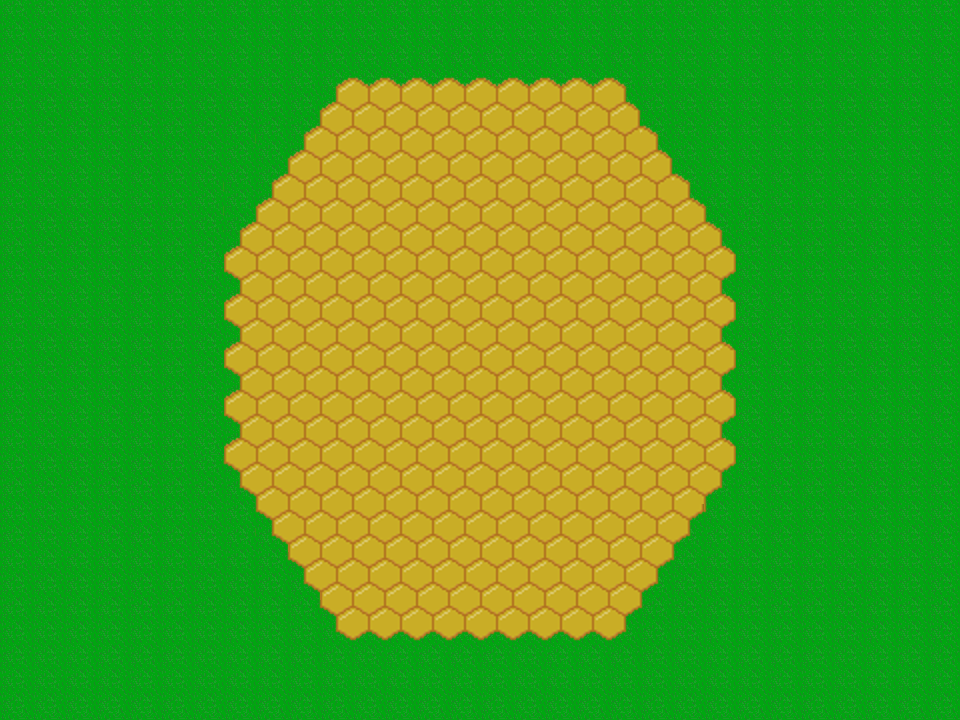

This is a level from a 2D game, rendered from its Tiled map with the project's own tilesets. A one-line summary and the complete map file follow:
An orthogonal 30x30 tile map with 32x24 px tiles, 2 tile layers (Grass, Honeycombs), 2 tilesets and 4 objects (Building, Nursing, Queen, Cleaning).

<map version="1.0" tiledversion="1.1.5" orientation="orthogonal" renderorder="right-down" width="30" height="30" tilewidth="32" tileheight="24" infinite="0" nextobjectid="6">
 <tileset firstgid="1" name="grass" tilewidth="32" tileheight="32" tilecount="1" columns="1">
  <image source="grass.png" width="32" height="32" />
 </tileset>
 <tileset firstgid="2" name="Honeycomb-Tileset-double" tilewidth="32" tileheight="24" tilecount="140" columns="10">
  <image source="../honeycombs/Honeycomb-Tileset-double.png" width="320" height="336" />
 </tileset>
 <layer name="Grass" width="30" height="30">
  <data encoding="csv">
1,1,1,1,1,1,1,1,1,1,1,1,1,1,1,1,1,1,1,1,1,1,1,1,1,1,1,1,1,1,
1,1,1,1,1,1,1,1,1,1,1,1,1,1,1,1,1,1,1,1,1,1,1,1,1,1,1,1,1,1,
1,1,1,1,1,1,1,1,1,1,1,1,1,1,1,1,1,1,1,1,1,1,1,1,1,1,1,1,1,1,
1,1,1,1,1,1,1,1,1,1,1,1,1,1,1,1,1,1,1,1,1,1,1,1,1,1,1,1,1,1,
1,1,1,1,1,1,1,1,1,1,1,1,1,1,1,1,1,1,1,1,1,1,1,1,1,1,1,1,1,1,
1,1,1,1,1,1,1,1,1,1,1,1,1,1,1,1,1,1,1,1,1,1,1,1,1,1,1,1,1,1,
1,1,1,1,1,1,1,1,1,1,1,1,1,1,1,1,1,1,1,1,1,1,1,1,1,1,1,1,1,1,
1,1,1,1,1,1,1,1,1,1,1,1,1,1,1,1,1,1,1,1,1,1,1,1,1,1,1,1,1,1,
1,1,1,1,1,1,1,1,1,1,1,1,1,1,1,1,1,1,1,1,1,1,1,1,1,1,1,1,1,1,
1,1,1,1,1,1,1,1,1,1,1,1,1,1,1,1,1,1,1,1,1,1,1,1,1,1,1,1,1,1,
1,1,1,1,1,1,1,1,1,1,1,1,1,1,1,1,1,1,1,1,1,1,1,1,1,1,1,1,1,1,
1,1,1,1,1,1,1,1,1,1,1,1,1,1,1,1,1,1,1,1,1,1,1,1,1,1,1,1,1,1,
1,1,1,1,1,1,1,1,1,1,1,1,1,1,1,1,1,1,1,1,1,1,1,1,1,1,1,1,1,1,
1,1,1,1,1,1,1,1,1,1,1,1,1,1,1,1,1,1,1,1,1,1,1,1,1,1,1,1,1,1,
1,1,1,1,1,1,1,1,1,1,1,1,1,1,1,1,1,1,1,1,1,1,1,1,1,1,1,1,1,1,
1,1,1,1,1,1,1,1,1,1,1,1,1,1,1,1,1,1,1,1,1,1,1,1,1,1,1,1,1,1,
1,1,1,1,1,1,1,1,1,1,1,1,1,1,1,1,1,1,1,1,1,1,1,1,1,1,1,1,1,1,
1,1,1,1,1,1,1,1,1,1,1,1,1,1,1,1,1,1,1,1,1,1,1,1,1,1,1,1,1,1,
1,1,1,1,1,1,1,1,1,1,1,1,1,1,1,1,1,1,1,1,1,1,1,1,1,1,1,1,1,1,
1,1,1,1,1,1,1,1,1,1,1,1,1,1,1,1,1,1,1,1,1,1,1,1,1,1,1,1,1,1,
1,1,1,1,1,1,1,1,1,1,1,1,1,1,1,1,1,1,1,1,1,1,1,1,1,1,1,1,1,1,
1,1,1,1,1,1,1,1,1,1,1,1,1,1,1,1,1,1,1,1,1,1,1,1,1,1,1,1,1,1,
1,1,1,1,1,1,1,1,1,1,1,1,1,1,1,1,1,1,1,1,1,1,1,1,1,1,1,1,1,1,
1,1,1,1,1,1,1,1,1,1,1,1,1,1,1,1,1,1,1,1,1,1,1,1,1,1,1,1,1,1,
1,1,1,1,1,1,1,1,1,1,1,1,1,1,1,1,1,1,1,1,1,1,1,1,1,1,1,1,1,1,
1,1,1,1,1,1,1,1,1,1,1,1,1,1,1,1,1,1,1,1,1,1,1,1,1,1,1,1,1,1,
1,1,1,1,1,1,1,1,1,1,1,1,1,1,1,1,1,1,1,1,1,1,1,1,1,1,1,1,1,1,
1,1,1,1,1,1,1,1,1,1,1,1,1,1,1,1,1,1,1,1,1,1,1,1,1,1,1,1,1,1,
1,1,1,1,1,1,1,1,1,1,1,1,1,1,1,1,1,1,1,1,1,1,1,1,1,1,1,1,1,1,
1,1,1,1,1,1,1,1,1,1,1,1,1,1,1,1,1,1,1,1,1,1,1,1,1,1,1,1,1,1
</data>
 </layer>
 <layer name="Honeycombs" width="30" height="30">
  <data encoding="csv">
0,0,0,0,0,0,0,0,0,0,0,0,0,0,0,0,0,0,0,0,0,0,0,0,0,0,0,0,0,0,
0,0,0,0,0,0,0,0,0,0,0,0,0,0,0,0,0,0,0,0,0,0,0,0,0,0,0,0,0,0,
0,0,0,0,0,0,0,0,0,0,0,0,0,0,0,0,0,0,0,0,0,0,0,0,0,0,0,0,0,0,
0,0,0,0,0,0,0,0,0,0,4,5,6,7,6,7,6,7,8,9,10,11,0,0,0,0,0,0,0,0,
0,0,0,0,0,0,2,3,12,13,14,37,38,39,39,39,39,39,39,19,20,21,11,11,0,0,0,0,0,0,
0,0,0,0,0,0,12,13,22,23,24,47,48,49,49,49,49,49,49,29,9,10,11,21,0,0,0,0,0,0,
0,0,0,0,0,0,22,12,32,33,34,57,58,59,59,59,59,59,59,39,19,20,21,31,0,0,0,0,0,0,
0,0,0,0,0,0,32,22,42,43,44,67,68,69,69,69,69,69,69,49,29,30,31,1,0,0,0,0,0,0,
0,0,0,0,0,0,13,32,52,37,37,37,37,37,37,37,37,37,38,39,39,40,41,1,11,0,0,0,0,0,
0,0,0,0,0,0,13,42,43,47,47,47,47,47,47,47,47,47,48,49,49,50,51,20,21,0,0,0,0,0,
0,0,0,0,0,0,1,52,37,37,37,37,37,37,37,37,37,38,37,37,38,39,61,1,31,0,0,0,0,0,
0,0,0,0,0,0,0,62,47,47,47,47,47,47,47,47,47,48,47,47,48,49,71,1,1,0,0,0,0,0,
0,0,0,0,0,0,0,72,57,57,57,57,57,57,57,57,57,58,57,57,58,59,81,1,1,0,0,0,0,0,
0,0,0,0,0,0,0,62,67,67,67,67,67,67,67,67,67,68,67,67,68,69,71,0,1,0,0,0,0,0,
0,0,0,0,0,0,0,72,77,77,77,77,77,77,77,77,77,75,76,77,78,79,81,0,0,0,0,0,0,0,
0,0,0,0,0,0,0,62,67,67,67,67,67,68,69,69,69,85,86,87,88,89,71,0,0,0,0,0,0,0,
0,0,0,0,0,0,0,72,75,76,77,78,79,77,78,79,77,78,79,79,78,79,81,0,0,0,0,0,0,0,
0,0,0,0,0,0,0,62,85,86,87,88,89,87,88,89,87,88,89,89,88,89,71,0,0,0,0,0,0,0,
0,0,0,0,0,0,1,72,95,75,76,77,78,79,78,79,77,78,79,78,79,99,81,0,0,0,0,0,0,0,
0,0,0,0,0,0,102,103,104,85,86,87,88,89,88,89,87,88,89,88,89,90,91,0,0,0,0,0,0,0,
0,0,0,0,0,0,112,113,114,75,76,77,75,76,77,75,76,77,78,79,99,100,101,0,0,0,0,0,0,0,
0,0,0,0,0,0,122,123,124,85,86,87,85,86,87,85,86,87,88,89,90,91,111,0,0,0,0,0,0,0,
0,0,0,0,0,0,0,102,92,95,75,76,77,75,76,75,76,77,78,79,100,101,121,0,0,0,0,0,0,0,
0,0,0,0,0,0,0,112,102,103,85,86,87,85,86,85,86,87,88,89,110,111,131,0,0,0,0,0,0,0,
0,0,0,0,0,0,0,122,112,113,95,96,97,95,96,95,96,97,98,99,120,121,0,0,0,0,0,0,0,0,
0,0,0,0,0,0,0,0,122,123,124,125,126,127,128,127,128,127,128,129,130,131,0,0,0,0,0,0,0,0,
0,0,0,0,0,0,0,0,0,0,134,135,136,137,138,137,138,137,138,139,0,0,0,0,0,0,0,0,0,0,
0,0,0,0,0,0,0,0,0,0,0,0,0,0,0,0,0,0,0,0,0,0,0,0,0,0,0,0,0,0,
0,0,0,0,0,0,0,0,0,0,0,0,0,0,0,0,0,0,0,0,0,0,0,0,0,0,0,0,0,0,
0,0,0,0,0,0,0,0,0,0,0,0,0,0,0,0,0,0,0,0,0,0,0,0,0,0,0,0,0,0
</data>
 </layer>
 <objectgroup name="Inner Beehive">
  <object id="2" name="Building" x="220" y="360">
   <polygon points="0,0 1.00385,101 37.1426,154 482.854,156 521,96 519.996,0" />
  </object>
  <object id="3" name="Nursing" x="219" y="358">
   <polygon points="0,0 0,-107 49,-176 474,-177 521,-103 521,2" />
  </object>
  <object id="4" name="Queen" x="270" y="179">
   <polygon points="0,0 67.4797,-102.99 351.499,-104 422,0" />
  </object>
  <object id="5" name="Cleaning" x="259" y="517">
   <polygon points="0,0 82,124 360,124 441,2" />
  </object>
 </objectgroup>
</map>